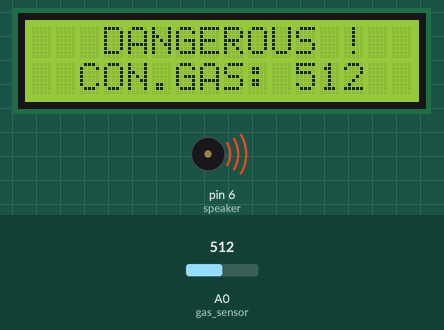
Simulated run of this sketch. Board: Arduino Uno, built with avr-gcc and run on an emulated ATmega328P. On the bench: 16×2 character LCD, buzzer (waves = sounding). Inputs (shaded band) come from the test bench; at power-on: A0 (gas_sensor) = 512. What the sketch prints to the serial monitor is not drawn.

Above: at 1.6 s.
1.7 s: A0 (gas_sensor) set to 165
At 4.2 s:
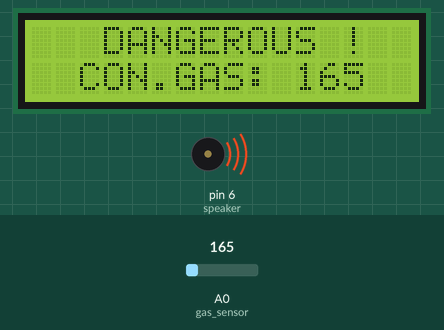
4.5 s: A0 (gas_sensor) set to 134
At 7.2 s:
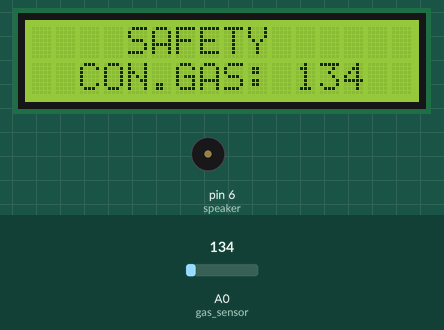
7.5 s: A0 (gas_sensor) set to 122
At 10.3 s:
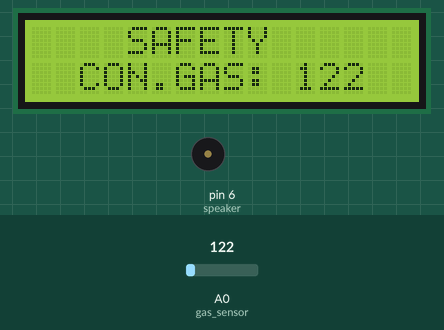
Timing chart, 0 to 11.8 s (numbered marks = the images above; inputs shaded):
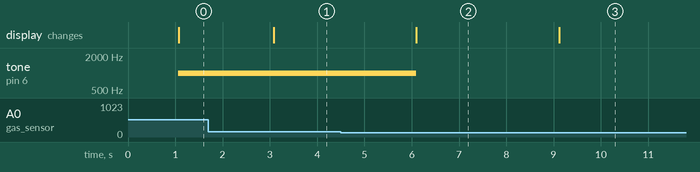

The sketch:

arduino_gas_arlert.ino
```cpp
#include<LiquidCrystal.h>
LiquidCrystal lcd(12,11,5,4,3,2);
int speaker=6;
int gas_sensor=A0;
void setup()
{
  Serial.begin(9600);
  pinMode(A0, INPUT);
  pinMode(speaker, OUTPUT);
  Serial.begin(9600);
  lcd.begin(16,2);
  lcd.setCursor(4,0);
  lcd.print("SAFETY");
}
void loop()
{
int tmp=analogRead(gas_sensor);
  Serial.println(tmp);
  delay(1000);
  if (tmp>=150)
  {
    tone(speaker,1000,10000);
    lcd.clear();
    lcd.setCursor(3,0);
    lcd.print("DANGEROUS !");
    lcd.setCursor(2,1);
    lcd.print("CON.GAS: ");
    lcd.print(tmp);
  }
  else
  {
    noTone(speaker);
    lcd.clear();
    lcd.setCursor(4,0);
    lcd.print("SAFETY");
    lcd.setCursor(2,1);
    lcd.print("CON.GAS: ");
    lcd.print(tmp);
   }
  }
```

Measured:
- the behaviour switches between 150 and 149 on A0 (gas_sensor) (found by bisection; images 1 and 2)
- after the input at 1.7 s, the display: changes after 1.4 s (image 1)
- after the input at 4.5 s, tone on pin 6 (speaker): 1000 Hz → silent after 1.6 s; the display: changes after 1.6 s (image 2)
- after the input at 7.5 s, the display: changes after 1.6 s (image 3)
